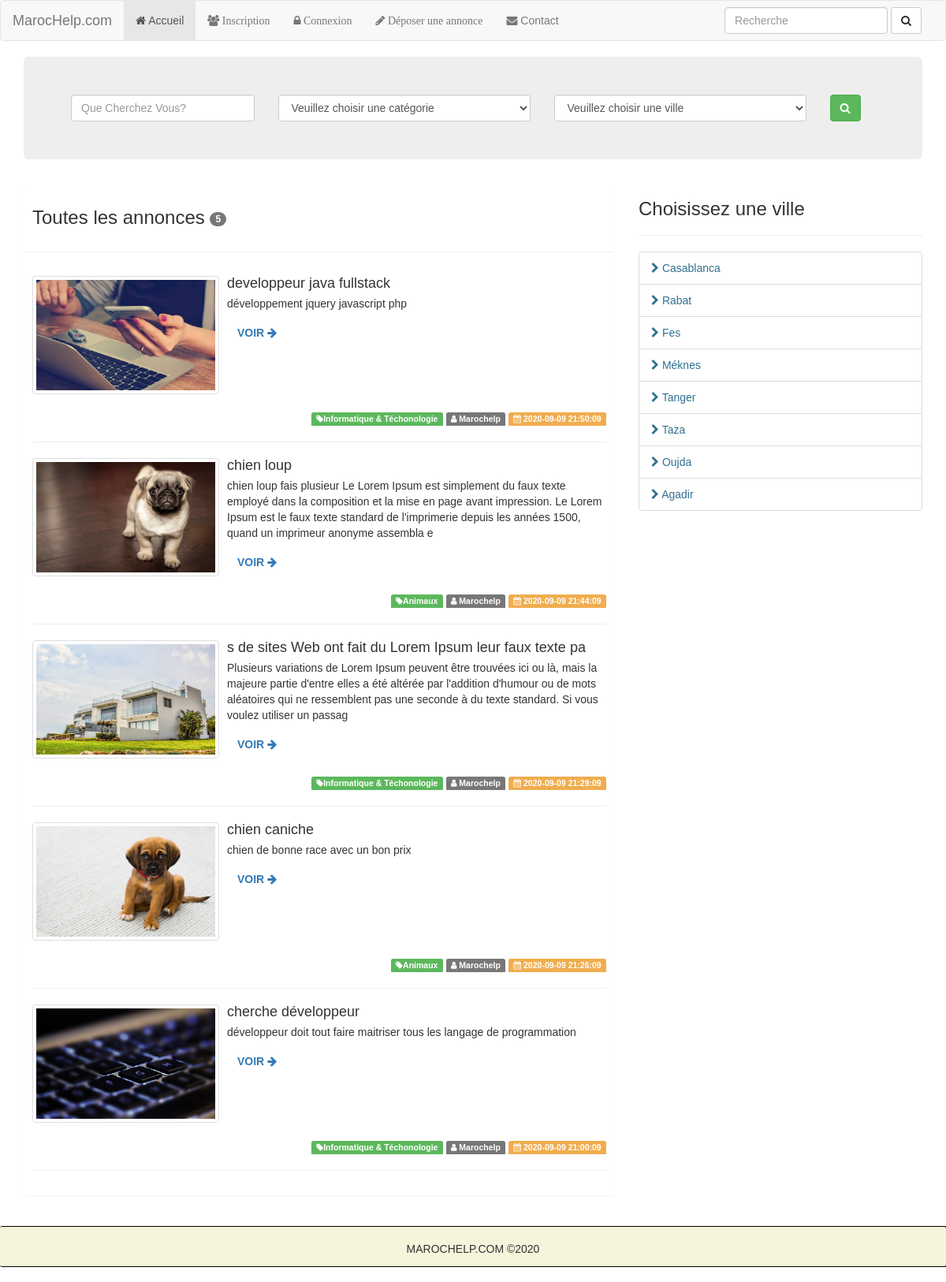
The app's page /index.php/ads with its own data.
### tables this page shows
CREATE TABLE IF NOT EXISTS `ads` (
  `id` int(11) NOT NULL AUTO_INCREMENT,
  `user_id` int(11) NOT NULL,
  `category` varchar(255) NOT NULL,
  `title` varchar(255) NOT NULL,
  `body` varchar(255) NOT NULL,
  `city` varchar(255) NOT NULL,
  `image` varchar(255) NOT NULL,
  `created` varchar(255) NOT NULL,
  PRIMARY KEY (`id`)
);

### application/controllers/Ads.php (called while the page is built, shortened)
<?php
class Ads extends CI_Controller {
	public function index()
	{
		$data['annonces'] = $this->Ads_model->get_all_annonces();
		$this->load->view('ads/index',$data);
	}
}

### index.php (called while the page is built, shortened)
<?php
require_once BASEPATH.'core/CodeIgniter.php';

### application/models/Ads_model.php (called while the page is built, shortened)
<?php
class Ads_model extends CI_Model
{
    function get_all_annonces(){
        $this->db->select('*');
        $this->db->from('ads');
        $this->db->order_by('created','desc');
        $annonces = $this->db->get();
        return $annonces->result();
    }
}
?>

### application/views/ads/index.php (the view, shortened to what this page needs)
<div class="container">
    <div class="jumbotron">
         <div class="row">
            <form action="<?php echo base_url();?>ads/find" method="post">
                <div class="col-md-3">
                    <input type="text" name="search" placeholder="Que Cherchez Vous?" class="form-control">
                </div>
                <div class="col-md-4">
                    <select  name="cat" class="form-control">
                        <option selected disabled>Veuillez choisir une catégorie</option>
                    </select>
                </div>
                <div class="col-md-4">
                    <select  name="city" class="form-control">
                        <option selected disabled>Veuillez choisir une ville</option>
                    </select>
                </div>
                <div class="col-md-1">
                    <button type="submit" name="submit" class="btn btn-success"><i class="fa fa-search"></i></button>
                </div>
            </form>
        </div>
    </div>
    <div class="row">
        <div class="col-md-8">
            <div class="panel">
                <h3 class="text-default" style="padding:10px;">Toutes les annonces <span class="badge"><?php echo count($annonces);?></span></h3>
                <hr>
                <div class="row" style="padding:10px;">
                    <?php foreach($annonces as $annonce):?>
                        <div class="col-sm-12">
                            <div class="media">
                                <div class="media-left">
                                    <a href="<?php echo base_url();?>ads/view/<?php echo $annonce->id;?>">
                                        <img class="media-object thumbnail" width="237" src="<?php  echo base_url();?>/assets/uploads/<?php echo $annonce->image;?>" height="150" alt="...">
                                    </a>
                                </div>
                                <div class="media-body">
                                    <h4 class="media-heading"><?php echo $annonce->title;?></h4>
                                    <p><?php echo $annonce->body;?></p>
                                    <p><a href="<?php echo base_url();?>ads/view/<?php echo $annonce->id;?>" class="btn btn-link">Voir <i class="fa fa-arrow-right"></i></a></p>
                                </div>
                                <div class="media-footer" align="right">
                                    <span class="label label-success"><i class="fa fa-tag"></i><?php echo $annonce->category;?></span>
                                    <span class="label label-default"><i class="fa fa-user"></i> Marochelp</span>
                                    <span class="label label-warning"><i class="fa fa-calendar"></i> <?php echo $annonce->created;?></span>
                                </div>
                            </div>
                            <hr>
                        </div>
                    <?php endforeach;?>
                </div>
            </div>
        </div>
        <div class="col-md-4">
            <h3 class="text-default">Choisissez une ville</h3>
            <hr>
            <ul class="list-group">
                <li class="list-group-item">
                    <a href="<?php echo base_url();?>ads/city/Casablanca" class="text-info"><i class="fa fa-chevron-right"></i> Casablanca</a>
                </li>
                <li class="list-group-item">
                    <a href="<?php echo base_url();?>ads/city/Rabat" class="text-info"><i class="fa fa-chevron-right"></i> Rabat</a></li>
                <li class="list-group-item">
                    <a href="<?php echo base_url();?>ads/city/Fes" class="text-info"><i class="fa fa-chevron-right"></i> Fes</a>
                </li>
                <li class="list-group-item">
                    <a href="<?php echo base_url();?>ads/city/Méknes" class="text-info"><i class="fa fa-chevron-right"></i> Méknes</a>
                </li>
                <li class="list-group-item">
                    <a href="<?php echo base_url();?>ads/city/Tanger" class="text-info"><i class="fa fa-chevron-right"></i> Tanger</a>
                </li>
                <li class="list-group-item">
                    <a href="<?php echo base_url();?>ads/city/Taza" class="text-info"><i class="fa fa-chevron-right"></i> Taza</a>
                </li>
                <li class="list-group-item">
                    <a href="<?php echo base_url();?>ads/city/Oujda" class="text-info"><i class="fa fa-chevron-right"></i> Oujda</a>
                </li>
                <li class="list-group-item">
                    <a href="<?php echo base_url();?>ads/city/Agadir" class="text-info"><i class="fa fa-chevron-right"></i> Agadir</a>
                </li>
            </ul>
        </div>
    </div>
</div>

### assets/css/custom.css (style rules this page uses)
body { font-family: Verdana, Geneva, Tahoma, sans-serif; }
img { border:1px solid #000000; }
p a.btn-link { text-align: center; text-transform: uppercase; font-weight: 700; font-family: Verdana, Geneva, Tahoma, sans-serif; transition: color .3s ease; }

### records on screen
ads: image (picture), title "developpeur java fullstack", body "développement jquery javascript php", category "Informatique & Téchonologie", created "2020-09-09 21:50:09"
ads: image (picture), title "chien loup", body "chien loup fais plusieur Le Lorem Ipsum est simplement du faux texte employé dans la composition et la mise en page avant impression. Le Lorem Ipsum est le faux texte standard de l'imprimerie depuis les années 1500, quand un imprimeur anonyme assembla e", category "Animaux", created "2020-09-09 21:44:09"
ads: image (picture), title "s de sites Web ont fait du Lorem Ipsum leur faux texte pa", body "Plusieurs variations de Lorem Ipsum peuvent être trouvées ici ou là, mais la majeure partie d'entre elles a été altérée par l'addition d'humour ou de mots aléatoires qui ne ressemblent pas une seconde à du texte standard. Si vous voulez utiliser un passag", category "Informatique & Téchonologie", created "2020-09-09 21:29:09"
ads: image (picture), title "chien caniche", body "chien de bonne race avec un bon prix", category "Animaux", created "2020-09-09 21:26:09"
ads: image (picture), title "cherche développeur", body "développeur doit tout faire maitriser tous les langage de programmation", category "Informatique & Téchonologie", created "2020-09-09 21:00:09"

### other values on screen
count($annonces) "5"
